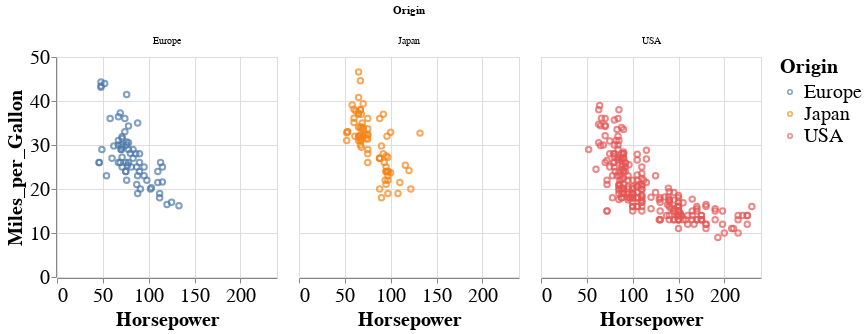

Notebook source saved alongside this figure:
### Markdown cell above
### Why do we need a visualization grammar?

### Code cell
# Altair: Declarative

base = alt.Chart(mtcars).mark_point().encode(
    alt.X('Horsepower'),
    alt.Y('Miles_per_Gallon'),
    alt.Color('Origin'),
    alt.Column('Origin')
)

base

### Figure 1 — Vega-Lite specification as saved in the notebook (floating-point values rounded to 4 significant figures; data arrays with more than 128 entries replaced by an {"elided": "..."} marker saying what was removed)
{"height": 220, "width": 220, "config": {"style": {"circle": {"size": 400}, "point": {"size": 30}, "square": {"size": 400}}, "legend": {"symbolSize": 20, "titleFontSize": 20, "labelFontSize": 20}, "axis": {"titleFontSize": 20, "labelFontSize": 20}}, "data": {"name": "data-f02450ab61490a1363517a0190416235"}, "mark": "point", "encoding": {"color": {"type": "nominal", "field": "Origin"}, "column": {"type": "nominal", "field": "Origin"}, "x": {"type": "quantitative", "field": "Horsepower"}, "y": {"type": "quantitative", "field": "Miles_per_Gallon"}}, "$schema": "https://vega.github.io/schema/vega-lite/v4.8.1.json", "datasets": {"data-f02450ab61490a1363517a0190416235": {"elided": "406 records"}}}
